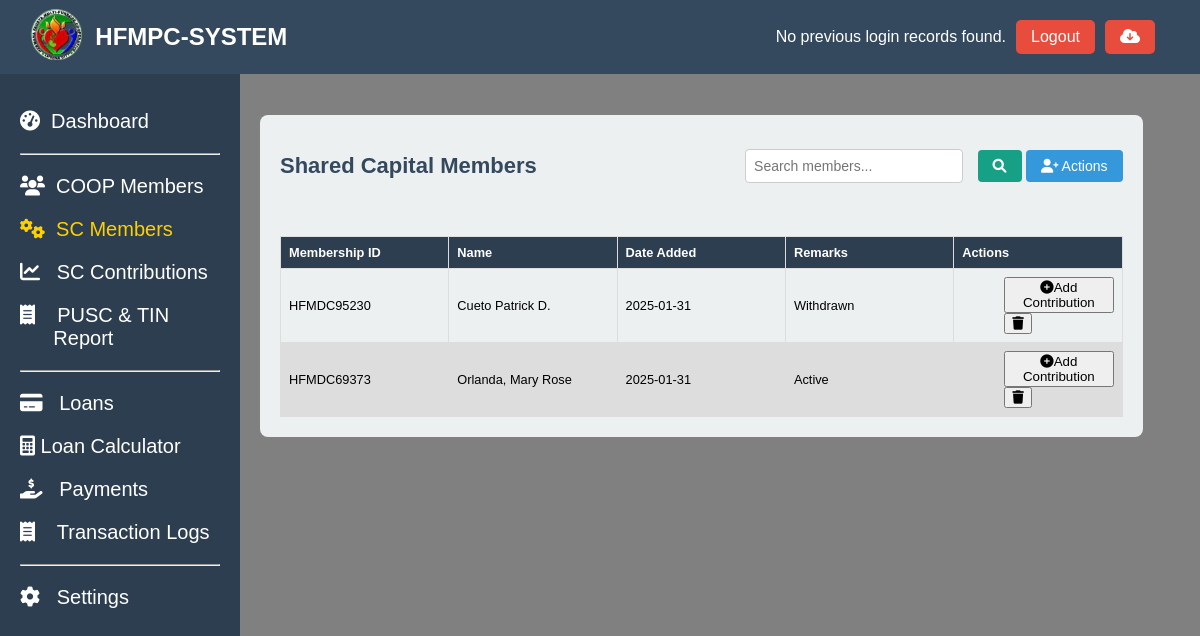
Screenshot of /coop_members_shared_capitals.php (signed in) with the database file from the repository.
### tables this page shows
CREATE TABLE `coop_members_shared_capital` (
  `id` int(11) NOT NULL AUTO_INCREMENT,
  `Membership_ID` varchar(11) NOT NULL,
  `name_of_member` varchar(50) NOT NULL,
  `Date_Added` date NOT NULL,
  `status` int(11) NOT NULL,
  `remarks` varchar(10) NOT NULL,
  PRIMARY KEY (`id`)
);

CREATE TABLE `coop_members` (
  `coop_id` int(50) NOT NULL AUTO_INCREMENT,
  `membership_id` varchar(50) NOT NULL,
  `name_of_member` varchar(255) NOT NULL,
  `contact_number` varchar(20) NOT NULL,
  `tin` varchar(15) NOT NULL,
  `date_accepted` date NOT NULL,
  `bod_resolution` varchar(50) NOT NULL,
  `type_of_membership` varchar(50) NOT NULL,
  `shares_subscribed` int(11) NOT NULL,
  `amount_subscribed` decimal(10,2) NOT NULL,
  `initial_paid_up` decimal(10,2) NOT NULL,
  `address` text NOT NULL,
  `date_of_birth` date NOT NULL,
  `age` int(11) NOT NULL,
  `gender` varchar(20) NOT NULL,
  `civil_status` varchar(50) NOT NULL,
  `occupation` varchar(100) NOT NULL,
  `number_of_dependents` int(11) NOT NULL,
  `religious` varchar(100) NOT NULL,
  `annual_income` decimal(10,2) NOT NULL,
  `date_terminated` date DEFAULT NULL,
  `educational_attainment` varchar(50) NOT NULL,
  `status` int(5) NOT NULL,
  `remarks` varchar(10) NOT NULL,
  `created_at` timestamp NOT NULL DEFAULT current_timestamp(),
  PRIMARY KEY (`coop_id`)
);

### coop_members_shared_capitals.php (the view, shortened to what this page needs)
<?php
include 'header.php';
include 'sidebar.php';
?>
<link rel="stylesheet" href="assets/coop_members_shared_capitals.css">
<link rel="stylesheet" href="assets/message.css">
<link rel="stylesheet" href="assets/loader.css">
<main class="content-member">
  <section class="stats-member">
    <div class="card-member">
      <div class="card-header-member">
        <h2>Shared Capital Members</h2>
        <div class="actions">
           <input type="text" id="search-bar" placeholder="Search members..." oninput="searchTable()">
            <button class="search-btn" onclick="searchTable()">
                <i class="fas fa-search"></i>
            </button>
            <div class="dropdown">
              <button class="add-btn" onclick="toggleDropdown()">
                  <i class="fas fa-user-plus"></i> Actions
              </button>
            </div>
        </div>
      </div>
      <div style="overflow-x:auto;">
        <table id="member-table">
          <thead>
            <tr>
              <th>Membership ID</th>
              <th>Name</th>
              <th>Date Added</th>
              <th>Remarks</th>
              <th>Actions</th>
            </tr>
          </thead>
          <tbody>
            <?php
             $sql = "SELECT sc.id, sc.Membership_ID, sc.Date_Added, cm.name_of_member, sc.status, sc.Remarks
                     FROM coop_members_shared_capital sc
                     LEFT JOIN coop_members cm ON sc.Membership_ID = cm.membership_id
                     WHERE sc.Remarks IS NULL OR sc.Remarks != 'Deleted'";
            $sql .= " ORDER BY cm.name_of_member ASC";
            $result = $conn->query($sql);
            if ($result->num_rows > 0) {
                while ($row = $result->fetch_assoc()) {
                    $status = $row['status'];
                    echo '<tr>';
                    echo '<td>' . htmlspecialchars($row['Membership_ID']) . '</td>';
                    echo '<td>' . htmlspecialchars($row['name_of_member']) . '</td>';
                    echo '<td>' . htmlspecialchars($row['Date_Added']) . '</td>';
                    echo '<td>';
                    echo $status == 1 ? '<span class="remark-active">Active</span>' : '<span class="remark-withdrawn">Withdrawn</span>';
                    echo '</td>';
                    echo '<td style="padding-left: 50px;">';
                    echo '<a href="#" onclick="openContributionModal(\'' . $row['Membership_ID'] . '\', \'' . $row['id'] . '\', ' . $row['status'] . ')"><button> <i class="fas fa-plus-circle"></i>Add Contribution</button></a>';
                    echo '<a href="coop_members_shared_capitals_delete_functions.php?id=' . htmlspecialchars($row['Membership_ID']) . '" class="delete-btn" onclick="return confirm(\'Are you sure you want to delete this member?\')"><button><i class="fa-solid fa-trash"></i></button></a>';
                    echo '</td>';
                    echo '</tr>';
                }
            } else {
                echo '<tr><td colspan="6">No records found</td></tr>';
            }
            ?>
          </tbody>
        </table>
      </div>
    </div>
  </section>
</main>

### assets/styles.css (style rules this page uses)
body { font-family: Arial, sans-serif; margin: 0; height: 100vh; display: flex; flex-direction: column; }

### assets/coop_members_shared_capitals.css (style rules this page uses)
.content-member { background-color: gray; margin-left: 150px; padding: 100px; margin-top: 5px; flex-grow: 1; height: 100vh; overflow-y: auto; position: relative; }
.stats-member { display: flex; justify-content: space-between; margin-top: 10px; width: 105%; }
.card-member { background-color: #ecf0f1; border-radius: 8px; padding: 20px; width: 100%; margin-left: 10px; position:relative; }
.card-member h2 { font-size: 22px; color: #34495e; }
table { font-family: arial, sans-serif; border-collapse: collapse; width: 100%; table-layout: fixed; font-size: 80%; }
th { background-color: #2c3e50; color: white; }
td, th { border: 1px solid #dddddd; text-align: left; padding: 8px; word-wrap: break-word; white-space: normal; max-width: 150px; overflow: hidden; text-overflow: ellipsis; }
tr:nth-child(even) { background-color: #dddddd; }
.card-header-member { display: flex; justify-content: space-between; align-items: center; margin-bottom: 20px; }
.add-btn { padding: 8px 15px; font-size: 14px; color: white; background-color: #3498db; border: none; border-radius: 4px; cursor: pointer; }
#search-bar { padding: 8px; font-size: 14px; width: 200px; border: 1px solid #ccc; border-radius: 4px; }
.search-btn { padding: 8px 15px; font-size: 14px; color: white; background-color: #16a085; border: none; border-radius: 4px; cursor: pointer; margin-left: 10px; }
.dropdown { position: relative; display: inline-block; }

### coop_members_shared_capitals.php (style rules this page uses)
.content-member { background-color: gray; }

### rows the page displays
coop_members_shared_capital: Membership_ID "HFMDC95230", coop_members.name_of_member "Cueto Patrick D.", Date_Added "2025-01-31", status "Withdrawn"
coop_members_shared_capital: Membership_ID "HFMDC69373", coop_members.name_of_member "Orlanda, Mary Rose", Date_Added "2025-01-31", status "Active"
